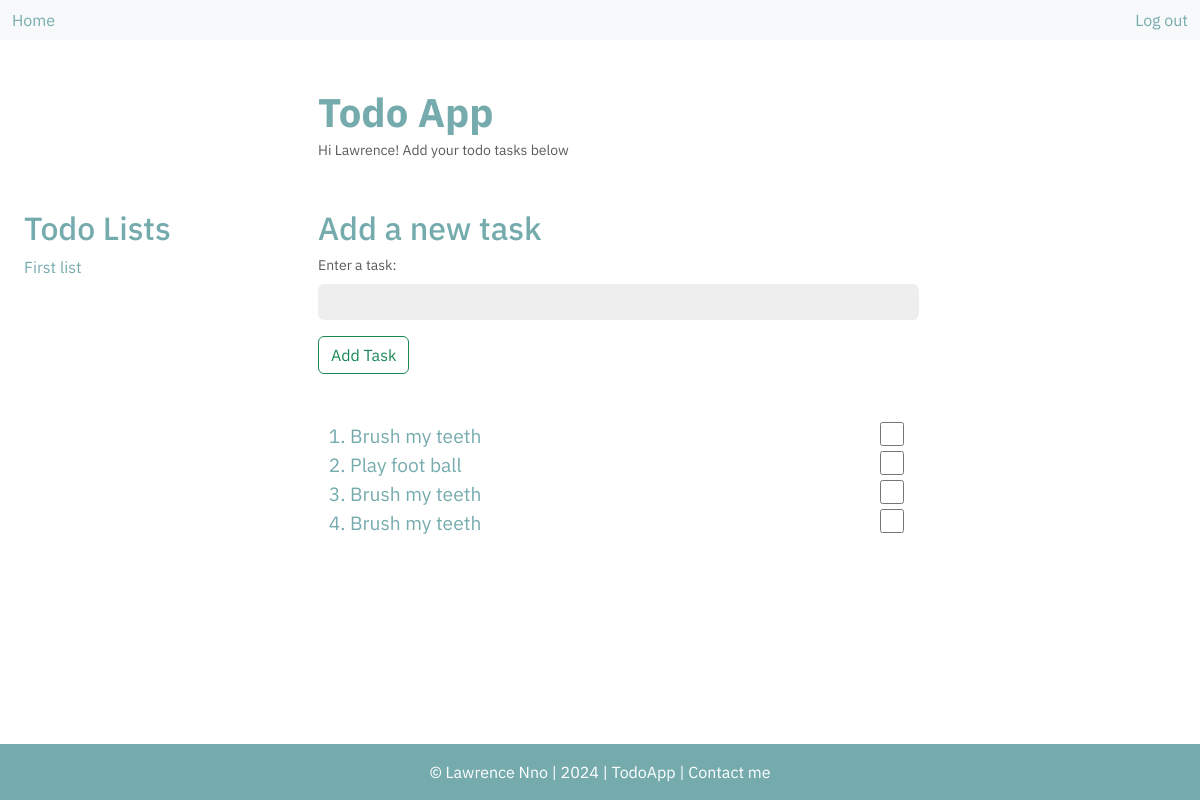
/list/1 (signed in), run on an earlier commit of the app's database.
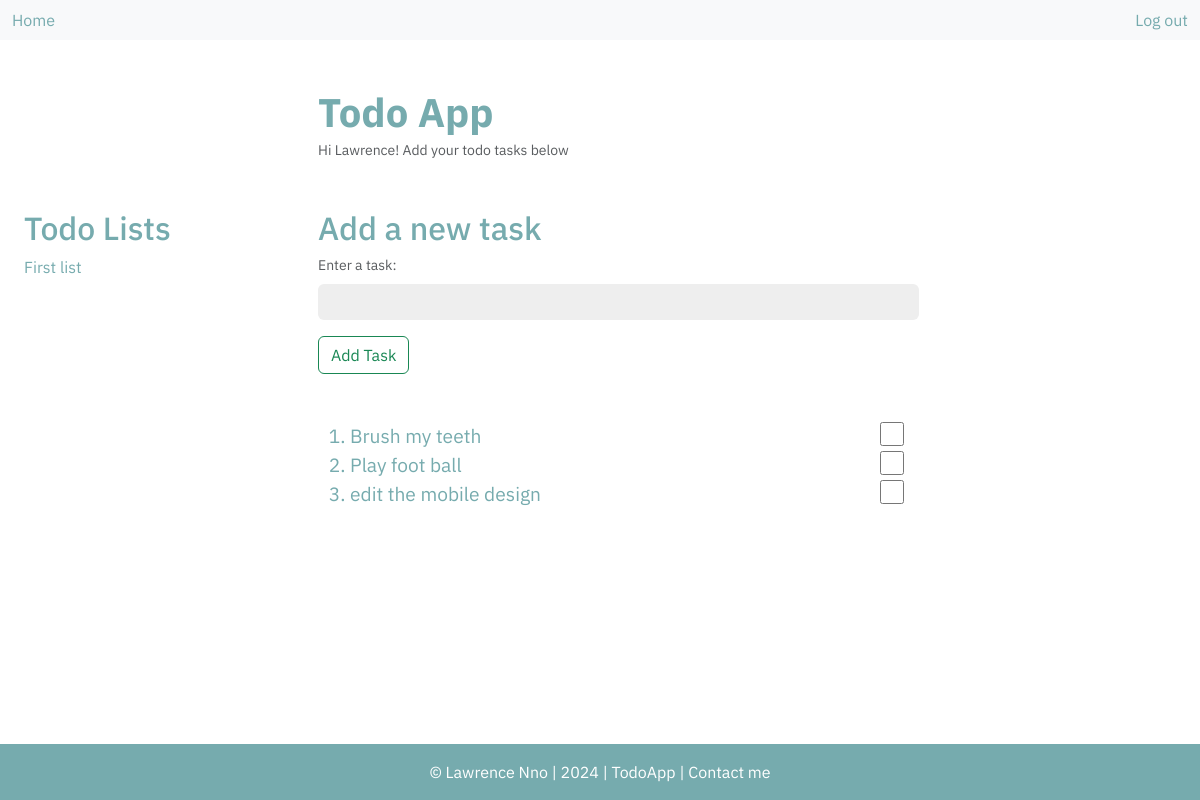
And on a later commit of the database.
### main.py (models this page shows)
class User(db.Model, UserMixin):
    id: Mapped[int] = mapped_column(primary_key=True)
    email: Mapped[str] = mapped_column(unique=True)
    username: Mapped[str] = mapped_column(unique=True)
    password: Mapped[str]
    user_list: Mapped[str] = relationship("TodoList", back_populates="list_user")

class TodoList(db.Model):
    id: Mapped[int] = mapped_column(primary_key=True)
    list: Mapped[str] = mapped_column(unique=True)
    todo_tasks: Mapped[str] = relationship("TodoTask", back_populates="todolist")
    list_user: Mapped[str] = relationship("User", back_populates="user_list")
    list_user_id: Mapped[str] = mapped_column(ForeignKey("user.id"))

class TodoTask(db.Model):
    id: Mapped[int] = mapped_column(primary_key=True)
    task: Mapped[str]
    todolist: Mapped[str] = relationship("TodoList", back_populates="todo_tasks")
    todolist_id: Mapped[str] = mapped_column(ForeignKey("todo_list.id"))

### main.py (the view, shortened to what this page needs)
@app.route('/list/<list_id>', methods=["GET", "POST"])
@login_required
def list_page(list_id):
    form = TaskForm()
    todo_list = db.session.execute(db.select(TodoList).where(TodoList.id == list_id)).scalar()
    todo_tasks = db.session.query(TodoTask).filter_by(todolist_id=list_id)
    task_data = form.new_task.data
    return render_template('list.html', form=form, todo_list=todo_list, todo_tasks=todo_tasks, logged_in=current_user.is_authenticated, footer_time=footer_time)

### main.py
class TaskForm(FlaskForm):
    new_task = StringField(label="Enter a task:", validators=[input_required()], render_kw={"placeholder": "", "class": "form-control mb-3"})
    submit = SubmitField(label="Add Task", render_kw={"class": "btn btn-outline-success"})

### main.py (called while the page is built)
@login_manager.user_loader
def load_user(user_id):
    return db.session.execute(db.select(User).where(User.id == user_id)).scalar()

    def __call__(self, environ, start_response):
        method = environ.get('HTTP_X_HTTP_METHOD_OVERRIDE', '').upper()
        if method in self.allowed_methods:
            environ['REQUEST_METHOD'] = method
        if method in self.bodyless_methods:
            environ['CONTENT_LENGTH'] = '0'
        return self.app(environ, start_response)

### templates/list.html (shortened to what this page needs)
<!doctype html>
<html lang="en">
  <head>
    <link href="https://cdn.jsdelivr.net/npm/bootstrap@5.3.3/dist/css/bootstrap.min.css" rel="stylesheet">
    <link rel="stylesheet" href="{{ url_for('static', filename='css/style.css') }}">
  </head>
  <body>
    <nav class="navbar navbar-expand-lg bg-body-tertiary">
      <div class="container-fluid">
        <a class="nav-link active" aria-current="page" href="{{ url_for('index') }}">Home</a>
        <div class="ms-auto">
        {% if not logged_in: %}
        <a class="nav-link active" aria-current="page" href="{{ url_for('login') }}">Log in</a>
        {% else: %}
        <a class="nav-link active" aria-current="page" href="{{ url_for('logout') }}">Log out</a>
        {% endif %}
        </div>
      </div>
    </nav>
    <div class="container-fluid">
      <div class="container-fluid">
        <div class="row">
          <div class="col">
          </div>
            <div class="col-9">
              <a href="{{ url_for('index') }}" class="index-lists"><h1 class="todoapp">Todo App</h1></a>
              <div class="welcome-msg">Hi {{ current_user.username }}! Add your todo tasks below</div>
            </div>
        </div>
        <div class="row">
          <div class="col">
            <a href="{{ url_for('index') }}" class="index-lists"><h2>Todo Lists</h2></a>
              <p class="list-list">{{ todo_list.list }}</p>
          </div>
          <div class="col-9">
            <h2>Add a new task</h2>
            <form method="POST">
              <div class="form-text">{{ form.new_task.label }}</div>
              {{ form.new_task }}
              {{ form.submit }}
            </form>
            <br>
            <br>
            <div class="tasklist-div">
              <ol class="itemList">
                {% for task in todo_tasks %}
                <li class="link-item task-link">
                  <a id="{{ task.id }}" href="#" class="main-link taskText">{{ task.task }}</a>
                  <div class="done-div">
                    <input id="checkbox{{ task.id }}" class="check" type="checkbox" name="done">
                  </div>
                </li>
                {% endfor %}
              </ol>
           </div>
          </div>
        </div>
      </div>
    </div>
    <div style="height: 3rem;"></div>
    <div class="footer text-center">
      <div class="footer-text">&copy; <a class="footer-link" href="https://lawrence-nno.online">Lawrence Nno</a> | {{ footer_time }} | TodoApp | <a class="footer-link" href="https://lawrence-nno.online/#contact">Contact me</a></div>
    </div>
  </body>
</html>

### static/css/style.css (style rules this page uses)
body { font-family: "IBM Plex Sans", sans-serif; position: relative; min-height: 100vh; color: #76ABAE; }
h1 { font-weight: 700; }
.todoapp { margin: 3rem 0 0 0; }
.welcome-msg { margin-bottom: 3rem; margin-top: .25rem; font-size: .875em; color: var(--bs-secondary-color); }
.form-control { width: 70%; background-color: #EEEEEE; border: None; }
.form-control::placeholder { color: #76ABAE; opacity: 1; }
.form-text { margin-bottom: 0.5rem; }
.index-lists { text-decoration: None; color: #76ABAE; }
.main-link { text-decoration: None; color: #76ABAE; }
.done-div { display: inline; }
.check { width: 1.5rem; height: 1.5rem; float: right; margin-right: 17rem; accent-color: green; }
.link-item { font-size: 1rem; }
.task-link { font-size: 1.2rem; }
.footer { background-color: #76ABAE; color: white; position: absolute; bottom: 0; width: 100%; }
.footer-text { padding: 1rem; font-size: 1rem; }
.footer-link { text-decoration: none; color: white; }

What changed in the data, as far as the page shows it:
removed TodoTask: task "Brush my teeth"
removed TodoTask: task "Brush my teeth"
added TodoTask: task "edit the mobile design"
